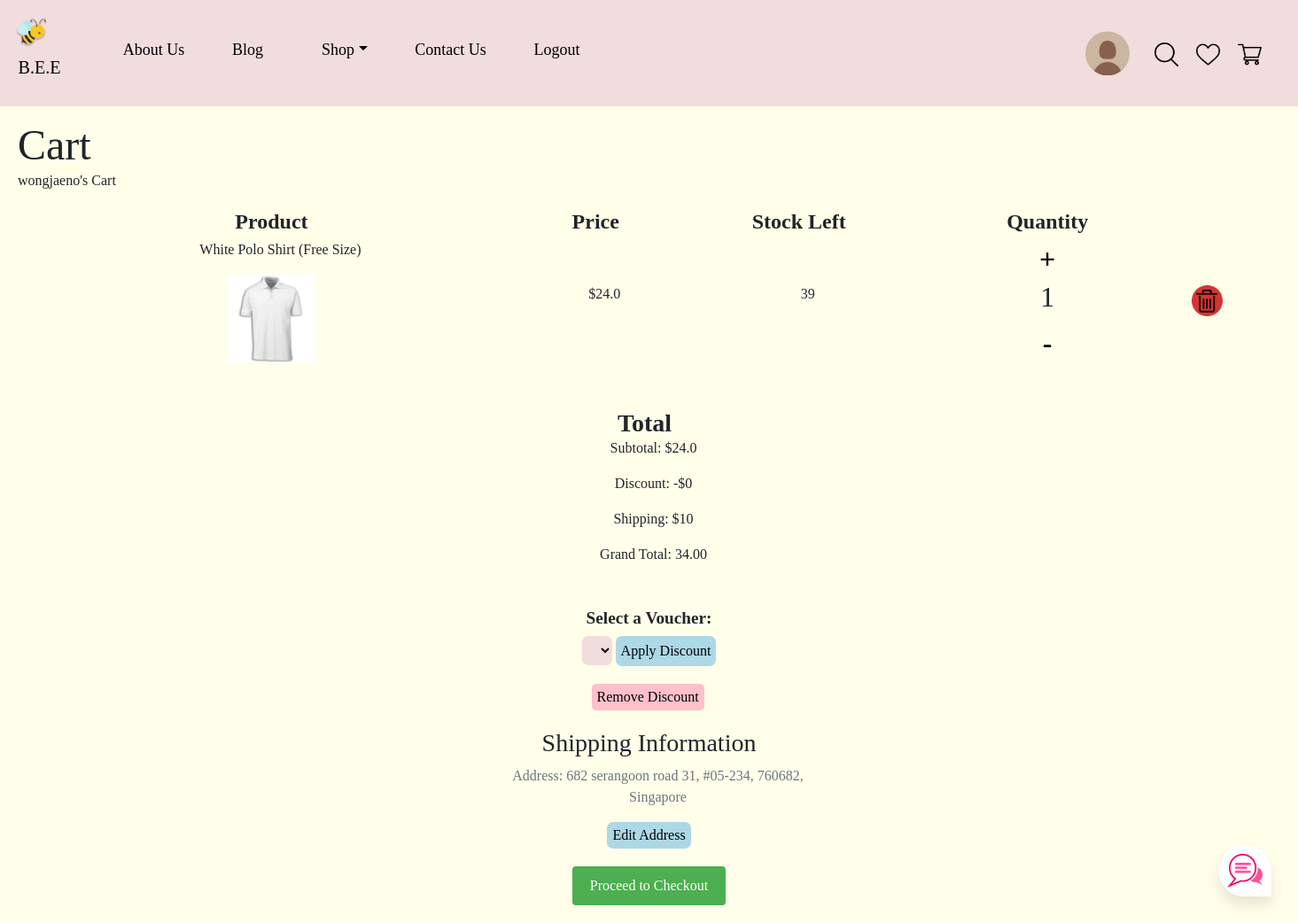
/cart/wongjaeno (signed in), run on an earlier commit of the app's database.
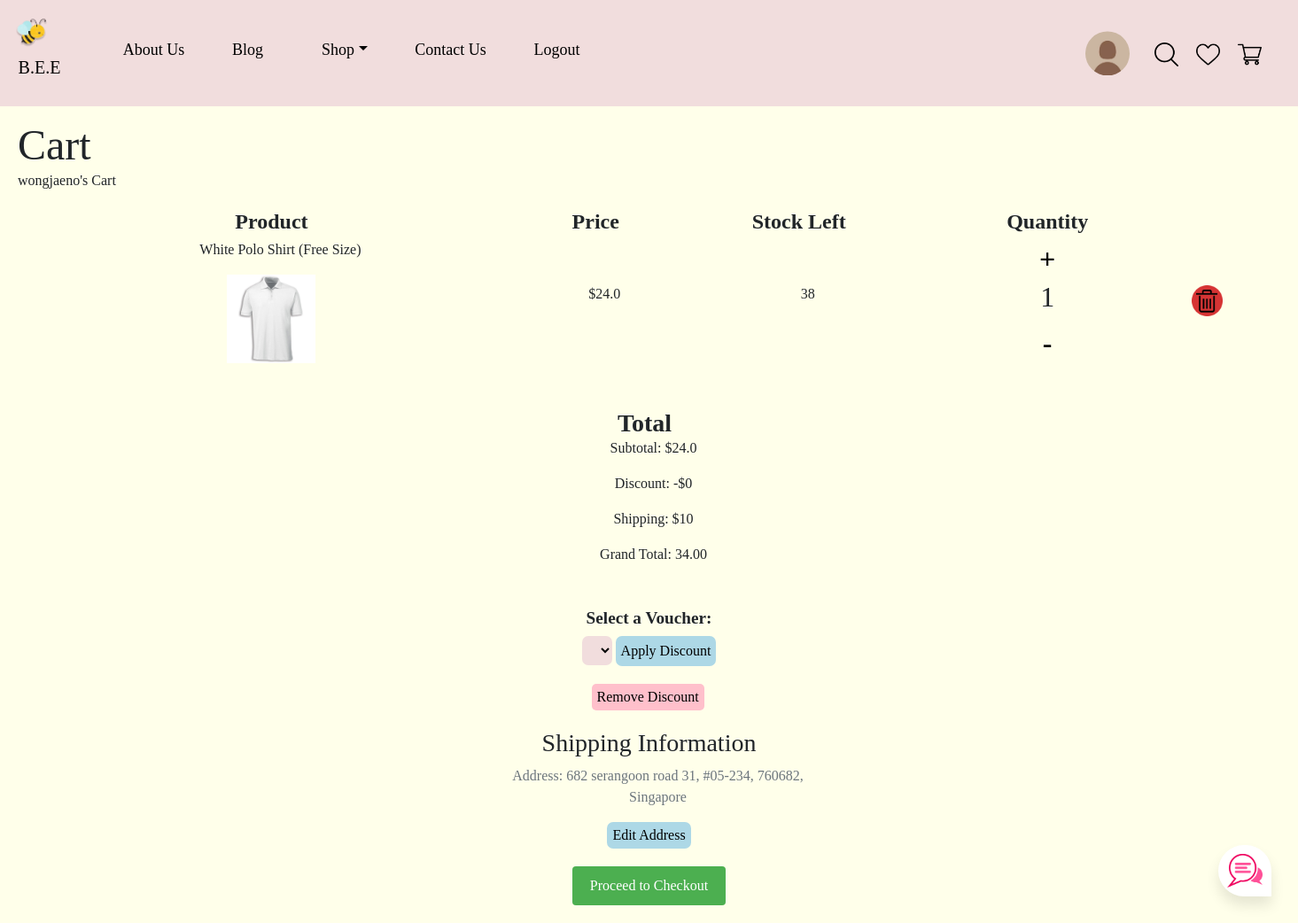
And on a later commit of the database.
### tables this page shows
CREATE TABLE inventory (product_name STRING, product_price FLOAT, product_image LONGBLOB, product_description LONGTEXT, product_quantity INT, shop STRING);

CREATE TABLE addresses (id INTEGER PRIMARY KEY AUTOINCREMENT, block TEXT NOT NULL, unitno TEXT NOT NULL, street TEXT NOT NULL, city TEXT NOT NULL, postal_code TEXT NOT NULL, username VARCHAR(255) NOT NULL, session_id STRING);

### app.py (the view)
@app.route('/cart/<username>')
@login_required
def cart(username):
    try:
        product_list = []
        rows = []
        lists = []
        total = 0
        quantity = []
        vouchers = []
        address = []
        with sqlite3.connect('database.db') as con:
            con.row_factory = sqlite3.Row
            cur = con.cursor()
            cur.execute(
                "SELECT product_name, product_quantity, COALESCE(product_size, 'Free Size') AS product_size FROM cart "
                "WHERE username = ?",
                (username,))
            products = cur.fetchall()
            for product in products:
                product_list.append(product['product_name'])
                quantity.append(product['product_quantity'])
            for l in product_list:
                cur.execute("SELECT rowid, * FROM inventory WHERE product_name = ?", (l,))
                row = cur.fetchone()
                rows.append(row)
            for i, row in enumerate(rows):
                list_1 = {
                    'name': row['product_name'] + ' (' + products[i]['product_size'] + ')',
                    'price': row['product_price'],
                    'image': row['product_image'],
                    'quantity': quantity[i]  # Access the corresponding quantity from the quantity list
                }
                total = total + (row['product_price'] * quantity[i])
                lists.append(list_1)
            cur.execute("SELECT rowid, * FROM addvouchers WHERE username = ?", (username,))
            vouchers = cur.fetchall()  # /fetchall()
            cur.execute('SELECT * FROM addresses WHERE username = ? ORDER BY id DESC LIMIT 1', (username,))
            addresses = cur.fetchall()
    except:
        msg = 'An Error has occurred'
        flash(msg)
        return redirect(url_for('shop'))
    return render_template('cart.html', products=products, rows=rows, lists=lists, total=total, vouchers=vouchers,
                           addresses=addresses, quantity=quantity, session=session)

### app.py (called while the page is built)
def get_db():
    db = getattr(g, '_database', None)
    if db is None:
        db = g._database = sqlite3.connect('database.db')
    return db

@app.teardown_appcontext
def close_connection(exception):
    db = getattr(g, '_database', None)
    if db is not None:
        db.close()

@app.before_request
def load_logged_in_user():
    user_id = session.get('user_id')
    if user_id is None:
        g.user = None
    else:
        g.user = get_db().execute(
            'SELECT * FROM user WHERE user_id = ?', (user_id,)
        ).fetchone()

def login_required(view):
    @functools.wraps(view)
    def wrapped_view(**kwargs):
        if g.user is None:
            return redirect(url_for('login'))
        return view(**kwargs)
    return wrapped_view

### templates/cart.html (shortened to what this page needs)
{% extends "base.html" %}
{% block content %}
<h1 class="display-4">Cart</h1>
{% if 'username' in session %}
<p>{{session['username']}}'s Cart</p>
{% else %}
<p>Guest's Cart</p>
{% endif %}
{% if rows %}
    <table>
    {% for row in rows %}
        <thead style="font-size: x-large;">
            <th>Product</th>
            <th>Price</th>
            <th>Stock Left</th>
            <th>Quantity</th>
        </thead>
        <tr>
            <td>
                <p>{{ row['product_name'] }} ({{ products[loop.index - 1]['product_size'] }})</p>
                <object><img src="/static/img/{{ row['product_image'] }}" width="100px"></object>
            </td>
            <td>
                <p>${{ row['product_price'] }}</p>
            </td>
            <td>
                <p>{{ row['product_quantity'] }}</p>
            </td>
            <td>
                <button onclick="increment('{{ row['product_name'] }}/{{ products[loop.index - 1]['product_size'] }}')" class="quantity">+</button>
                <h2 id="counting">{{ quantity[loop.index - 1] }}</h2>
                <button onclick="decrement('{{ row['product_name'] }}/{{ products[loop.index - 1]['product_size'] }}')" class="quantity">-</button>
            </td>
            <td>
                <a href="/delete_cart/{{ row['product_name'] }}/{{ session['username'] }}"><img src="/static/img/img_4.png" width="35px"></a>
            </td>
        </tr>
    {% endfor %}
    </table>
    <div class="form-container">
    <div class="total-section"style="float: left;">
        <h3>Total</h3>
        <p>Subtotal: $<span id="subtotal">{{ total }}</span></p>
          <p>Discount: -$<span id="deduct"></span></p>
        <p>Shipping: $<span id="shippingfee">10</span></p>
        <p>Grand Total: <span id="grandtotal"></span></p>
    </div>
      <form action="/applydisc/{{ session['username'] }}" method="post">
        <div class="form-group">
            <label for="discount" class="save">Select a Voucher:</label>
            <select name="discount" class="minus1">
            </select>
          <button type="submit" class="minus2">Apply Discount</button>
        </div>
      </form>
        <button onclick="removedisc('{{ session['username'] }}')" id="remove">Remove Discount</button>
    {% if addresses|length > 0 %}
        {% if addresses %}
        <form action="/checkout/{{ lists }}/{{ session['username'] }}" method="post" onsubmit="return validateForm()">
            <div class="form-group shipping-section" style="text-align: center">
              <h3>Shipping Information</h3>
              <p class="text-muted">Address: {{ addresses[0][1] }} {{ addresses[0][3] }}, {{ addresses[0][2] }}, {{ addresses[0][5] }}, {{ addresses[0][4] }}</p>
              <button type="button" onclick="editAddress()" id="edit-address-btn">Edit Address</button>
            </div>
          <button type="submit" class="checkout-button" id="checkout-btn">Proceed to Checkout</button>
        </form>
        {% endif %}
    {% endif %}
    </div>
{% else %}
<h1>No Items in cart!</h1>
{% endif %}
{% endblock %}

### templates/base.html (shortened to what this page needs)
<!DOCTYPE html>
<html lang="en">
<head>
<link href="https://cdn.jsdelivr.net/npm/bootstrap@5.1.3/dist/css/bootstrap.min.css" rel="stylesheet">    <link rel="stylesheet" href="{{ url_for('static', filename='style.css') }}">
</head>
<body>
        {% block navbar %}
            {% include 'includes/_navbar.html' %}
        {% endblock %}
    <div class="content">
        {% block content %}
        {% endblock %}
        <div class="container">
            <div class="chatbox">
                <div class="chatbox__button">
                    <button><img src="{{ url_for('static', filename='img/img_8.png') }}" width="40px" /></button>
                </div>
            </div>
        </div>
    </div>
</body>
</html>

### templates/includes/_navbar.html (shortened to what this page needs)
<!DOCTYPE html>
<html lang="en">
<head>
<link href="https://cdn.jsdelivr.net/npm/bootstrap@5.1.3/dist/css/bootstrap.min.css" rel="stylesheet">
</head>
<body>
<nav class="navbar navbar-expand-sm bg navbar-dark">
  <div class="container-fluid">
    <a class="navbar-brand" href="/">
      <img src="/static/img/img.png" alt="" width="50px">
      <p>B.E.E</p>
    </a>
    <div class="collapse navbar-collapse" id="collapsibleNavbar">
      <ul class="navbar-nav">
        <li class="nav-item">
          <a class="nav-link" href="/aboutus">About Us</a>
        </li>
        <li class="nav-item">
          <a class="nav-link" href="/blog">Blog</a>
        </li>
        <li class="nav-item dropdown">
          <a class="nav-link dropdown-toggle" href="#" role="button" data-bs-toggle="dropdown">Shop</a>
        </li>
        <li class="nav-item">
          <a class="nav-link" href="/contactus">Contact Us</a>
        </li>
        {% if 'username' in session %}
        <li class="nav-item">
          <a class="nav-link" href="/logout" onpointerdown="Do you want to log out?">Logout</a>
        </li>
        {% else %}
        <li class="nav-item">
          <a class="nav-link" href="/login">Login/Signup</a>
        </li>
        {% endif %}
      </ul>
      <div class="navbar-brand d-flex justify-content-end">
        {% if 'profile_pic' in session %}
        <a href="/profile/{{ session['username'] }}">
          <div class="item">
            <img src="/static/img/{{ session['profile_pic'] }}" class="rounded"/>
          </div>
        </a>
        {% endif %}
        {% if 'username' in session %}
        <div class="rightnav">
          <a href="#" onclick="toggleForm()">
            <img src="/static/img/img_1.png" alt="" width="27px">
          </a>
          <a href="/wishlist/{{ session['username'] }}">
            <img src="/static/img/img_2.png" alt="" width="27px">
          </a>
          <a href="/cart/{{ session['username'] }}">
            <img src="/static/img/img_3.png" alt="" width="27px">
          </a>
        </div>
        {% endif %}
      </div>
    </div>
  </div>
</nav>
</body>
</html>

### static/style.css (style rules this page uses)
.chatbox { position: fixed; bottom: 30px; right: 30px; }
.chatbox__button { text-align: right; }
.chatbox__button button, .chatbox__button button:focus, .chatbox__button button:visited { padding: 10px; background: white; border: none; outline: none; border-top-left-radius: 50px; border-top-right-radius: 50px; border-bottom-left-radius: 50px; box-shadow: 0px 10px 15px rgba(0, 0, 0, 0.1); cursor: pointer; }

### templates/base.html (style rules this page uses)
.content { background-color: #FFFFEA; }
body { background-color: #FFFFEA; overflow-x: hidden; overflow-y: scroll; }
* { margin:0px; padding:0px; box-sizing: border-box; font-family: 'Anko'; }
::placeholder { text-align: center; color: gray; opacity: 1; }

### templates/cart.html (style rules this page uses)
.display-4 { font-size: 3rem; margin-top: 15px; margin-bottom: 0px; margin-left: 20px; }
.content p { margin-top: 0px; margin-left: 20px; }
body { background-color: #FFFFEA; }
.form-container { max-width: 400px; margin: 20px auto; }
table { border-collapse: collapse; width: 95%; margin-left: 20px; caption-side: bottom; }
.form-group { margin-bottom: 20px; text-align: center; }
.form-group label { display: block; font-weight: bold; margin-bottom: 5px; }
.checkout-button { display: block; margin-top: 20px; padding: 10px 20px; font-size: 16px; border: none; background-color: #4CAF50; color: white; cursor: pointer; border-radius: 4px; text-decoration: none; }
.total-section { margin-top: 20px; padding: 10px;  line-height: 1.2; text-align: center; width: 80%; margin-left: 35px; margin-bottom: inherit; }
.total-section h3 { margin: 0; font-weight: bold; }
.shipping-section { margin-top: 20px; }
.checkout-button { background-color: #f2f2f2; color: #999999; cursor: not-allowed; }
.checkout-button:not(:disabled) { background-color: #4CAF50; color: #ffffff; cursor: pointer; margin: auto; }
#edit-address-btn { background-color: lightblue; padding: 3px 6px; border-radius: 7px; box-shadow: none; text-align: center; border-collapse: collapse; border-color: lightblue; box-sizing: ; border-block-color: black; border-block: black; border: black; }
.quantity { background-color: #FFFFEA; font-weight: bolder; border: none; font-size: xx-large; }
.save { font-size: larger; }
.minus1 { background-color: #F1DDDD; border-radius: 7px; border-color: #f1dddd; border-block: black; border: black; padding: 7px; }
.minus2 { background-color: lightblue; border-radius: 7px; border-color: lightblue; border-block: black; border: black; padding: 5px 6px; }
#remove { text-align: center; background-color: pink; border-radius: 5px; padding: 3px 6px; border-block: black; border: pink; margin-left: 135px; }

What changed in the data, as far as the page shows it:
changed inventory "White Polo Shirt": product_quantity "39" → "38"
